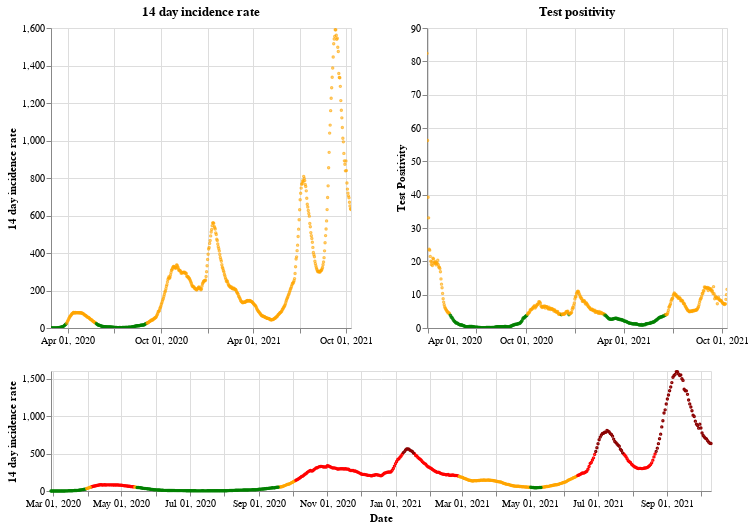

Source (notebook cell):
### Markdown cell above
## Scotland

### Code cell
plot_traffic_light('Scotland')

### Figure 1 — Vega-Lite specification as saved in the notebook (floating-point values rounded to 4 significant figures; data arrays with more than 128 entries replaced by an {"elided": "..."} marker saying what was removed)
{"config": {"view": {"continuousWidth": 400, "continuousHeight": 300}}, "vconcat": [{"hconcat": [{"mark": {"type": "point", "size": 2}, "encoding": {"color": {"condition": {"value": "green", "test": "(datum.twoWeeklyCasesRate <= 25)"}, "value": "orange"}, "tooltip": [{"type": "nominal", "field": "areaName"}, {"type": "temporal", "field": "date"}, {"type": "quantitative", "field": "twoWeeklyCasesRate"}, {"type": "quantitative", "field": "testPositivity"}], "x": {"type": "temporal", "axis": {"title": ""}, "field": "date", "scale": {"domain": {"selection": "DateBrush"}}, "timeUnit": "yearmonthdate"}, "y": {"type": "quantitative", "axis": {"title": "14 day incidence rate"}, "field": "twoWeeklyCasesRate"}}, "title": "14 day incidence rate", "width": 300}, {"mark": {"type": "point", "size": 2}, "encoding": {"color": {"condition": {"value": "green", "test": "(datum.testPositivity <= 4)"}, "value": "orange"}, "tooltip": [{"type": "nominal", "field": "areaName"}, {"type": "temporal", "field": "date"}, {"type": "quantitative", "field": "twoWeeklyCasesRate"}, {"type": "quantitative", "field": "testPositivity"}], "x": {"type": "temporal", "axis": {"title": ""}, "field": "date", "scale": {"domain": {"selection": "DateBrush"}}, "timeUnit": "yearmonthdate"}, "y": {"type": "quantitative", "axis": {"title": "Test Positivity"}, "field": "testPositivity"}}, "title": "Test positivity", "width": 300}]}, {"layer": [{"mark": {"type": "point", "size": 2}, "encoding": {"color": {"condition": {"value": "orange", "test": "(((datum.testPositivity < 4) && (datum.twoWeeklyCasesRate >= 50)) && (datum.twoWeeklyCasesRate < 200))"}, "value": "red"}, "opacity": {"condition": {"value": 1, "test": "((datum.twoWeeklyCasesRate >= 50) && (datum.twoWeeklyCasesRate < 500))"}, "value": 0}, "tooltip": [{"type": "nominal", "field": "areaName"}, {"type": "temporal", "field": "date"}, {"type": "quantitative", "field": "twoWeeklyCasesRate"}, {"type": "quantitative", "field": "testPositivity"}], "x": {"type": "temporal", "axis": {"title": "Date"}, "field": "date", "timeUnit": "yearmonthdate"}, "y": {"type": "quantitative", "axis": {"title": "14 day incidence rate"}, "field": "twoWeeklyCasesRate"}}, "selection": {"DateBrush": {"type": "interval", "encodings": ["x"], "fields": ["Time"]}}}, {"mark": {"type": "point", "size": 2}, "encoding": {"color": {"value": "darkred"}, "opacity": {"condition": {"value": 1, "test": "(datum.twoWeeklyCasesRate >= 500)"}, "value": 0}, "tooltip": [{"type": "nominal", "field": "areaName"}, {"type": "temporal", "field": "date"}, {"type": "quantitative", "field": "twoWeeklyCasesRate"}, {"type": "quantitative", "field": "testPositivity"}], "x": {"type": "temporal", "axis": {"title": "Date"}, "field": "date", "timeUnit": "yearmonthdate"}, "y": {"type": "quantitative", "axis": {"title": "14 day incidence rate"}, "field": "twoWeeklyCasesRate"}}}, {"mark": {"type": "point", "size": 2}, "encoding": {"color": {"condition": {"value": "green", "test": "((datum.testPositivity < 4) && (datum.twoWeeklyCasesRate < 50))"}, "value": "orange"}, "opacity": {"condition": {"value": 1, "test": "(datum.twoWeeklyCasesRate < 50)"}, "value": 0}, "tooltip": [{"type": "nominal", "field": "areaName"}, {"type": "temporal", "field": "date"}, {"type": "quantitative", "field": "twoWeeklyCasesRate"}, {"type": "quantitative", "field": "testPositivity"}], "x": {"type": "temporal", "axis": {"title": "Date"}, "field": "date", "timeUnit": "yearmonthdate"}, "y": {"type": "quantitative", "axis": {"title": "14 day incidence rate"}, "field": "twoWeeklyCasesRate"}}}], "height": 120, "width": 660}], "data": {"name": "data-4f82c1173adc1af674ff923ff1c2c95f"}, "$schema": "https://vega.github.io/schema/vega-lite/v4.8.1.json", "datasets": {"data-4f82c1173adc1af674ff923ff1c2c95f": {"elided": "591 records"}}}
